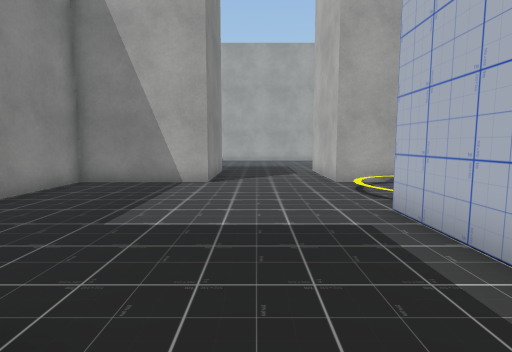
View 1 (above)

21 first-person views from a walk through a 3-D level made in the Unity game engine. The camera is 1.2 m above the floor, tilts 6° down and sees 80° across. The floor is counted in squares, 1 m on a side. Each view is taken from the middle of a square. On the plan, view 1 faces up. The plan holds only what a view shows up to about 13 squares ahead; the rest is blank. The place goes on beyond the plan. Some animated figures are not drawn. Some surface patterns are stand-ins.

View 2
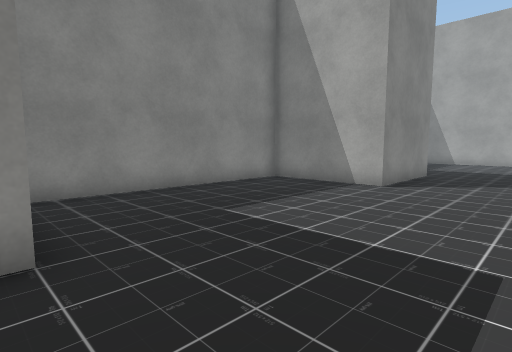

View 3
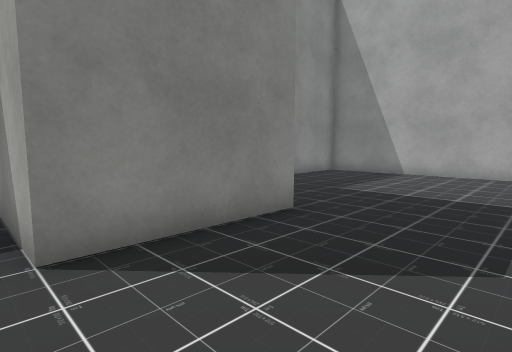

View 4
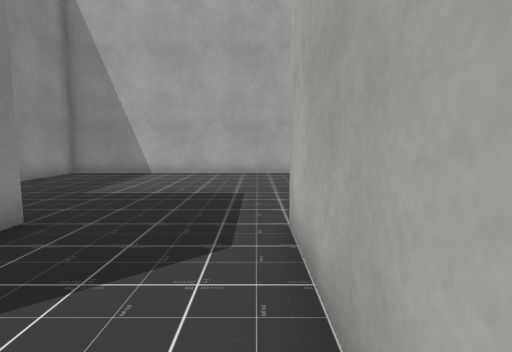

View 5
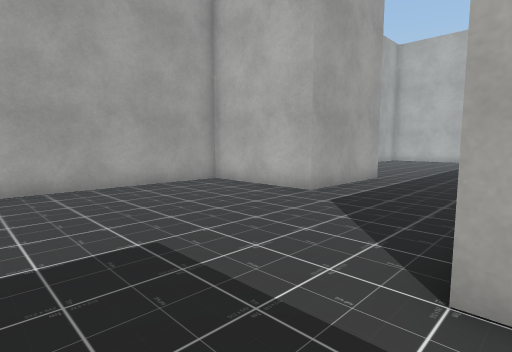

View 6
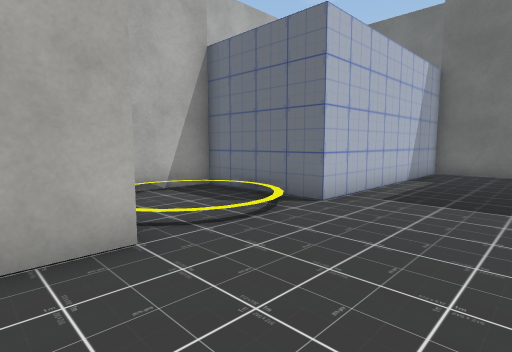

View 7
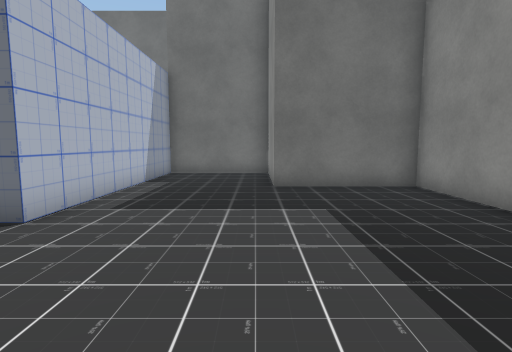

View 8
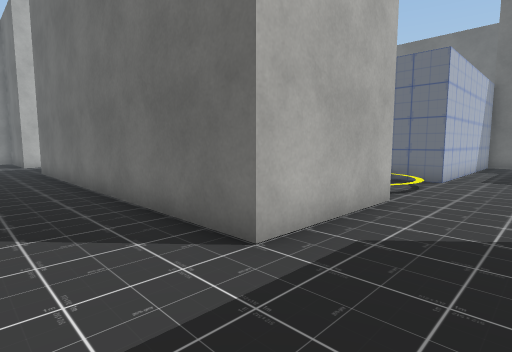

View 9
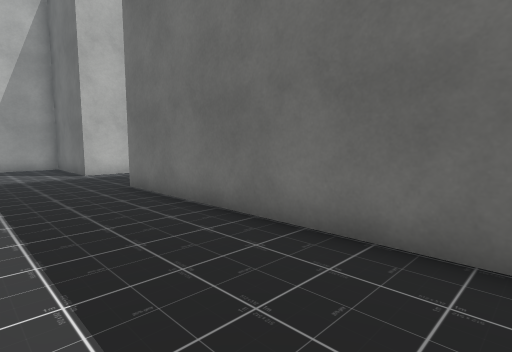

View 10
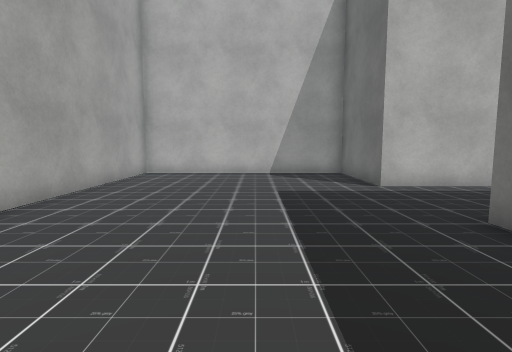

View 11
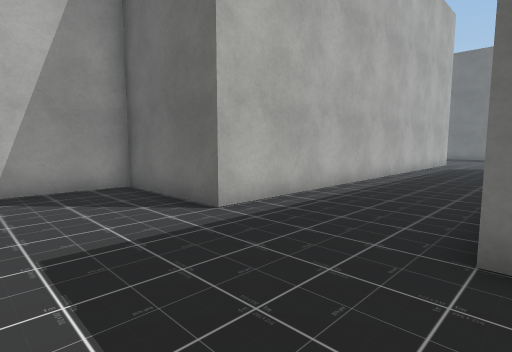

View 12
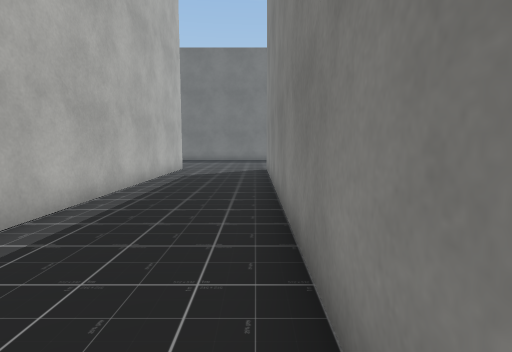

View 13
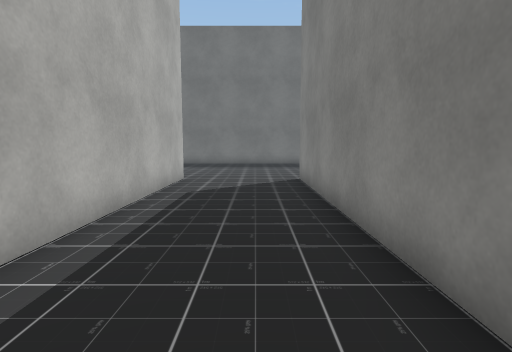

View 14
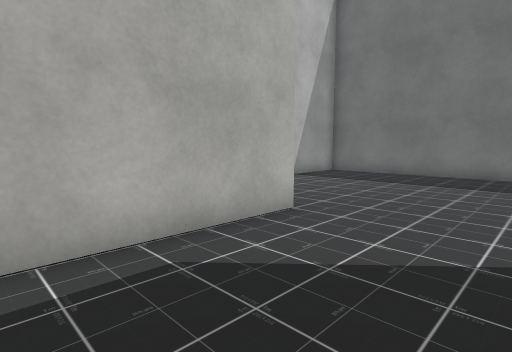

View 15
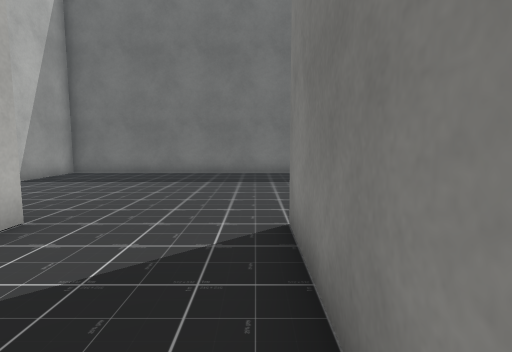

View 16
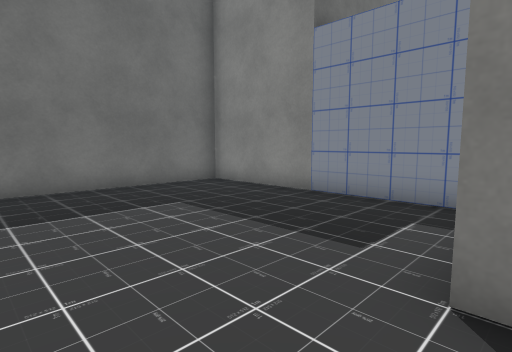

View 17
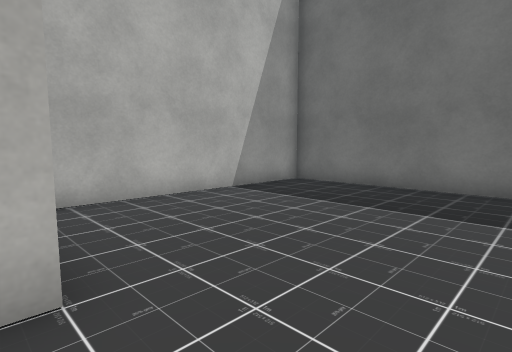

View 18
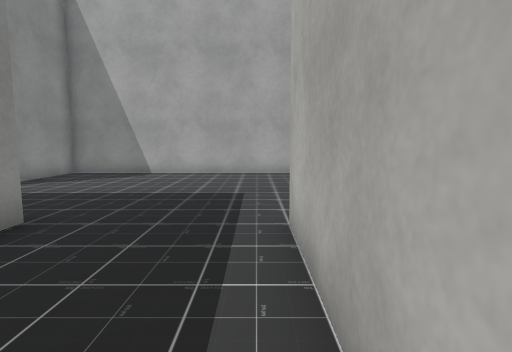

View 19
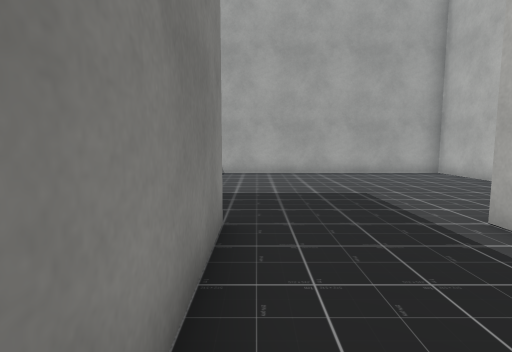

View 20
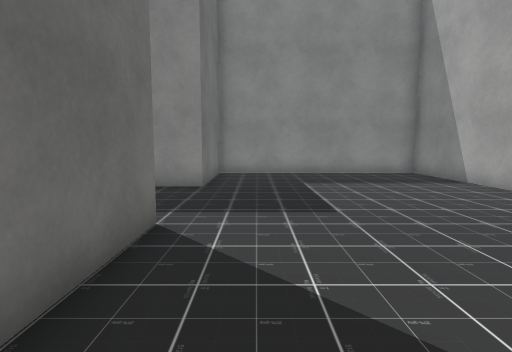

View 21
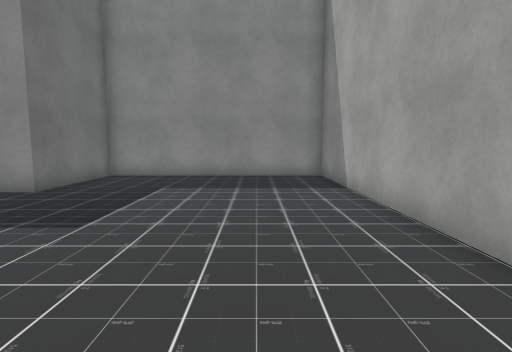

### Floor plan
Points are (right, up) in squares from view 1. A wall is a line through its corners. A room is listed if a view was taken in it or the views show most of it. See-through windows are left out.
Room 1 (views 1, 2, 3, 4, 5, 6, 7, 8, 9, 10, 11, 12, 13, 14, 15, 16, 17, 18, 19, 20, 21)
walls: (4.4, 9.5) (2.5, 9.5) (2.5, 13.5) (14.5, 13.5) (14.5, -2.5); (10.6, 17.5) (6.5, 17.5) (6.5, 21.5) (-5.5, 21.5) (-5.5, 13.5) (-1.5, 13.5) (-1.5, 9.5) (-5.5, 9.5) (-5.5, 1.5) (-1.5, 1.5) (-1.5, -1.8); (10.5, -3.2) (10.5, -10.5) (22.5, -10.5) (22.5, -3.2); (-1.6, -2.5) (2.5, -2.5) (2.5, 5.5) (6.5, 5.5) (6.5, 7.9); (18.5, -2.6) (18.5, 13.5) (22.5, 13.5) (22.5, 21.5) (10.5, 21.5) (10.5, 18.6)

Positions as (right, up) in squares from view 1, and headings:
1: (0, 0), facing up
2: (2, 1), facing up-left
3: (2, 9), facing up-left
4: (2, 9), facing up
5: (0, 13), facing up-right
6: (-1, 11), facing down-right
7: (-1, 10), facing down
8: (0, 16), facing down-right
9: (6, 17), facing down-right
10: (10, 17), facing right
11: (14, 17), facing down-right
12: (15, 12), facing down
13: (16, 8), facing down
14: (15, 2), facing down-right
15: (15, 2), facing down
16: (17, -2), facing down-left
17: (16, -2), facing down-right
18: (18, 9), facing up
19: (15, 9), facing up
20: (7, 15), facing left
21: (6, 19), facing left
